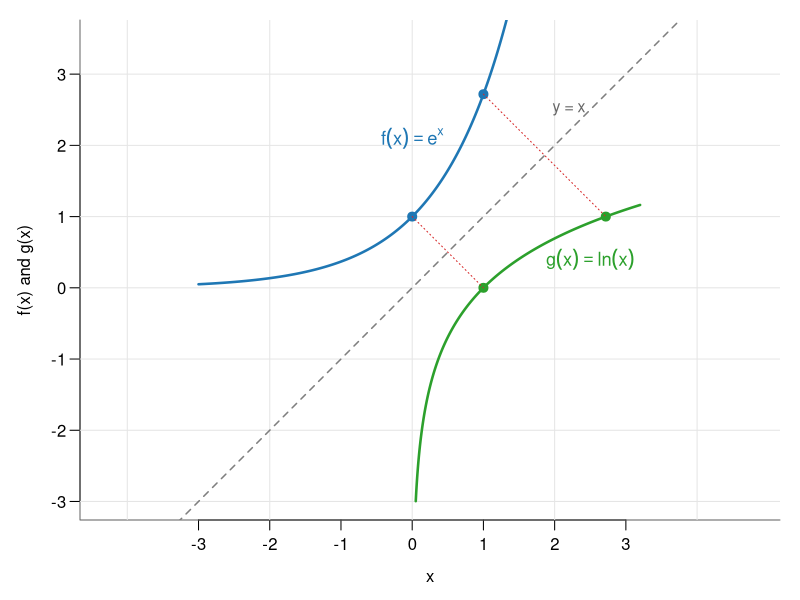
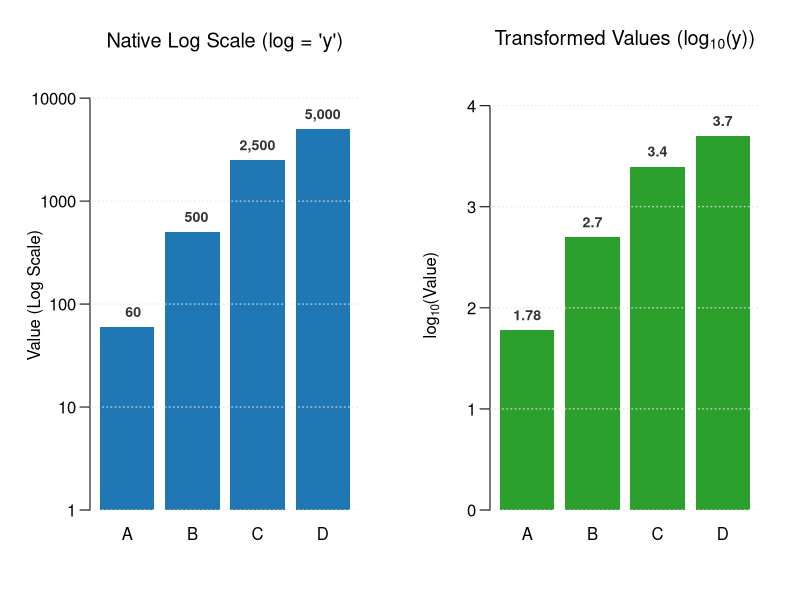
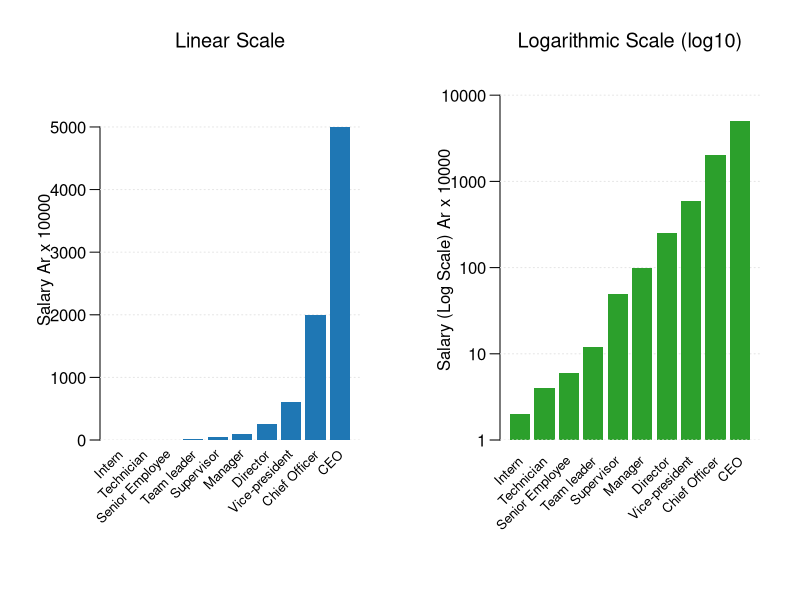
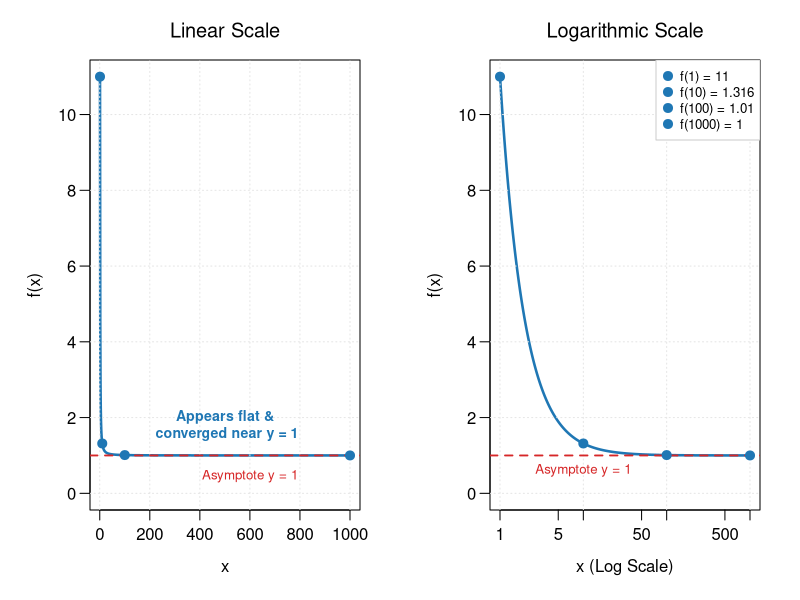
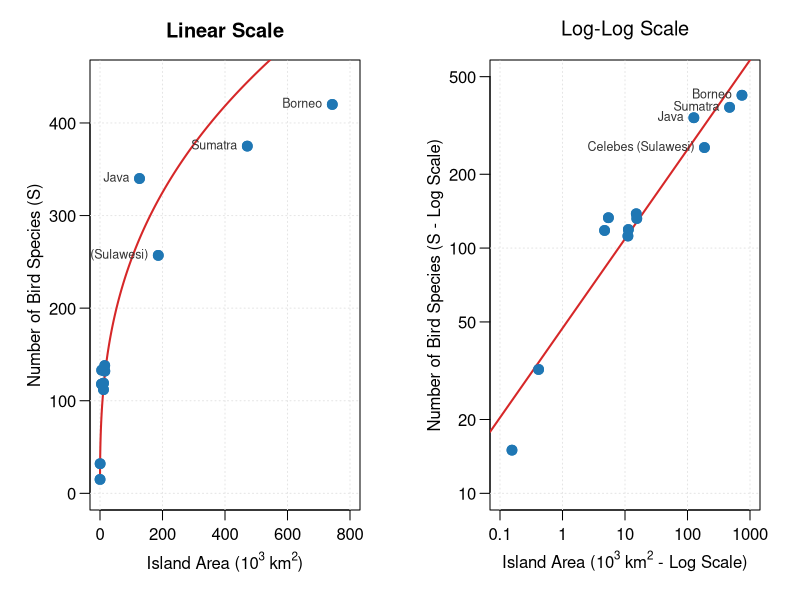

Generate these figures, in order, with R:
## ---- chunk 1
#| label: fig-exp-log-inverse2
#| fig-cap: "Geometric reflection of exp(x) and ln(x) across the identity line y = x"
#| fig-width: 5.5
#| fig-height: 5.5

par(mar = c(4, 4, 1, 1), mgp = c(2.3, 0.7, 0))

x_pos <- seq(0.05, 3.2, length.out = 500)
x_all <- seq(-3, 3.2, length.out = 500)

y_exp <- exp(x_all)
y_log <- log(x_pos)

plot(NA, xlim = c(-3, 3.5), ylim = c(-3, 3.5),
     xlab = "x", ylab = "f(x) and g(x)", las = 1, asp = 1, axes = FALSE)

axis(1, at = -3:3)
axis(2, at = -3:3, las = 1)
box(bty = "l", col = "gray40")
grid(col = "gray90", lty = "solid")

# Symmetry axis y = x
abline(a = 0, b = 1, lty = 2, col = "gray50", lwd = 1.5)

# Curves
lines(x_all, y_exp, col = "#1f77b4", lwd = 2.5) # exp(x)
lines(x_pos, y_log, col = "#2ca02c", lwd = 2.5) # ln(x)

# Inverse pairs
points(c(0, 1), c(1, exp(1)), pch = 19, col = "#1f77b4", cex = 1.2)
points(c(1, exp(1)), c(0, 1), pch = 19, col = "#2ca02c", cex = 1.2)

# Connector lines showing reflection
segments(0, 1, 1, 0, lty = 3, col = "#d62728")
segments(1, exp(1), exp(1), 1, lty = 3, col = "#d62728")

# Labels
text(0., 2.1, expression(f(x) == e^x), col = "#1f77b4", cex = 1.1)
text(2.5, 0.4, expression(g(x) == ln(x)), col = "#2ca02c", cex = 1.1)
text(2.2, 2.5, "y = x", col = "gray40", cex = 0.95)
## ---- chunk 2
# 1. Dataset setup
df_vals <- data.frame(
  category = c("A", "B", "C", "D"),
  value = c(60, 500, 2500, 5000)
)

# Compute log10 values for explicit transformation
df_vals$log10_val <- log10(df_vals$value)

# 2. Set up side-by-side layout (1 row, 2 columns) with top margin for labels
par(mfrow = c(1, 2), mar = c(4.5, 4.5, 4, 2))

# ==============================================================================
# LEFT PANEL: Native Log Scale (log = "y")
# ==============================================================================
bp1 <- barplot(
  height = df_vals$value,
  names.arg = df_vals$category,
  font.main = 1,
  main = "Native Log Scale (log = 'y')",
  ylab = "Value (Log Scale)",
  col = "#1f77b4", border = NA,
  log = "y",
  ylim = c(1, max(df_vals$value) * 3),
  las = 1
)


# Redraw bars over grid without repeating y-axis ticks
barplot(df_vals$value, add = TRUE, col = "#1f77b4", border = NA, log = "y", yaxt = "n", ann = FALSE)

# Value labels above bars (Raw numbers)
text(
  x = bp1, y = df_vals$value,
  labels = format(df_vals$value, big.mark = ","),
  pos = 3, cex = 0.85, col = "#333333", font = 2, xpd = TRUE
)

grid(nx = NA, ny = NULL, col = "gray90", lty = "dotted")

# ==============================================================================
# RIGHT PANEL: Converted log10 Values
# ==============================================================================
bp2 <- barplot(
  height = df_vals$log10_val,
  names.arg = df_vals$category,
  main = expression(paste("Transformed Values (", log[10], "(y))")),
  ylab = expression(paste(log[10], "(Value)")),
  col = "#2ca02c", border = NA,
  ylim = c(0, max(df_vals$log10_val) * 1.15),
  las = 1
)


# Redraw bars over grid without repeating y-axis ticks
barplot(df_vals$log10_val, add = TRUE, col = "#2ca02c", border = NA, yaxt = "n", ann = FALSE)

# Value labels above bars (log10 numbers rounded to 2 decimal places)
text(
  x = bp2, y = df_vals$log10_val,
  labels = round(df_vals$log10_val, 2),
  pos = 3, cex = 0.85, col = "#333333", font = 2, xpd = TRUE
)
grid(nx = NA, ny = NULL, col = "gray90", lty = "dotted")

# Reset plotting parameters
par(mfrow = c(1, 1), mar = c(5, 4, 4, 2) + 0.1)
## ---- chunk 3
  # 1. Data frame setup
  df_salary <- data.frame(
    job = factor(
      c("Intern", "Technician", "Senior Employee", "Team leader", "Supervisor",
        "Manager", "Director", "Vice-president", "Chief Officer", "CEO"),
      levels = c("Intern", "Technician", "Senior Employee", "Team leader", "Supervisor",
                 "Manager", "Director", "Vice-president", "Chief Officer", "CEO")
    ),
    salary = c(2, 4, 6, 12, 50, 100, 250, 600, 2000, 5000) # values in ten thousands
  )

  # 2. Set up side-by-side layout with bottom margin for rotated labels
  par(mfrow = c(1, 2), mar = c(8, 5, 4, 2))

  # ==============================================================================
  # LEFT PANEL: Linear Scale
  # ==============================================================================
  bp1 <- barplot(
    height = df_salary$salary,
    names.arg = FALSE,
    font.main = 1,
    main = "Linear Scale",
    ylab = "Salary Ar x 10000",
    col = "#1f77b4", border = NA,
    ylim = c(0, max(df_salary$salary) * 1.15),
    las = 1
  )

  grid(nx = NA, ny = NULL, col = "gray90", lty = "dotted")

  # Redraw bars over grid (yaxt = "n" prevents duplicated y-axis ticks)
  barplot(df_salary$salary, add = TRUE, col = "#1f77b4", border = NA, yaxt = "n", ann = FALSE)

  # Custom rotated x-axis labels
  text(x = bp1, y = -max(df_salary$salary) * 0.04, labels = df_salary$job,
       srt = 45, adj = 1, xpd = TRUE, cex = 0.8)

  ## Raw numerical value labels above bars
  #text(x = bp1, y = df_salary$salary, labels = format(df_salary$salary, big.mark = ","),
  #     pos = 3, cex = 0.65, col = "#333333", xpd = TRUE)


  # ==============================================================================
  # RIGHT PANEL: Logarithmic Scale
  # ==============================================================================
  bp2 <- barplot(
    height = df_salary$salary,
    names.arg = FALSE,
    font.main = 1,
    main = "Logarithmic Scale (log10)",
    ylab = "Salary (Log Scale) Ar x 10000",
    col = "#2ca02c", border = NA,
    log = "y",
    ylim = c(1, max(df_salary$salary) * 3),
    las = 1
  )

  grid(nx = NA, ny = NULL, col = "gray90", lty = "dotted")

  # Redraw bars over grid without repeating axis text
  barplot(df_salary$salary, add = TRUE, col = "#2ca02c", border = NA, log = "y", yaxt = "n", ann = FALSE)

  # Custom rotated x-axis labels (positioned relative to log axis baseline)
  text(x = bp2, y = 0.6, labels = df_salary$job,
       srt = 45, adj = 1, xpd = TRUE, cex = 0.8)

  ## Raw numerical value labels above bars
  #text(x = bp2, y = df_salary$salary, labels = format(df_salary$salary, big.mark = ","),
  #     pos = 3, cex = 0.65, col = "#333333", xpd = TRUE)

  # Reset plotting parameters
  par(mfrow = c(1, 1), mar = c(5, 4, 4, 2) + 0.1)
## ---- chunk 4
  # 1. Define power law function: f(x) = 1 + 10 / x^1.5
  f <- function(x) 1 + 10 / (x^1.5)

  # Setup x domains
  x_lin <- seq(1, 1000, length.out = 1000)
  x_log <- 10^seq(0, 3, length.out = 1000) # log-spaced vector from 10^0 to 10^3

  # Colors
  curve_col <- "#1f77b4"
  limit_col <- "#d62728"

  # 2. Set up side-by-side layout (1 row, 2 columns)
  par(mfrow = c(1, 2), mar = c(4.5, 4.5, 3, 2))

  # ==============================================================================
  # LEFT PANEL: Linear Scale (Appears Almost Converged)
  # ==============================================================================
  plot(x_lin, f(x_lin), type = "l", col = curve_col, lwd = 2.5,
       xlim = c(1, 1000), ylim = c(0., 11), las = 1,
       font.main = 1,
       main = "Linear Scale",
       xlab = "x", ylab = "f(x)")

  grid(col = "gray90", lty = "dotted")
  abline(h = 1, col = limit_col, lty = 2, lwd = 1.8)

  # Highlight points
  pts_x <- c(1, 10, 100, 1000)
  pts_y <- f(pts_x)
  pts_y_pos <-  c(10, 2, 3, 4)
  points(pts_x, pts_y, col = curve_col, pch = 19, cex = 1.2)

  # Annotation for linear convergence illusion
  text(500, 1.2, labels = "Appears flat &\n converged near y = 1",
       col = curve_col, pos = 3, font = 2, cex = 0.85)
  text(600, .1, labels = "Asymptote y = 1", col = limit_col, pos = 3, cex = 0.8)


  # ==============================================================================
  # RIGHT PANEL: Logarithmic Scale (Reveals Ongoing Heavy-Tail Decay)
  # ==============================================================================
  #-----------------------------
  # 1. Logarithmic Plot
  #-----------------------------

  # Plot log-scale curve with customized limits and axes
  plot(x_log, f(x_log), type = "l", col = curve_col, lwd = 2.5,
       log = "x", xlim = c(1, 1000), ylim = c(0, 11), las = 1,
       font.main = 1,
       main = "Logarithmic Scale",
       xlab = "x (Log Scale)", ylab = "f(x)")

  # Add background grid and horizontal asymptote baseline
  grid(col = "gray90", lty = "dotted")
  abline(h = 1, col = limit_col, lty = 2, lwd = 1.8)

  # Highlight exact points on the log-scale curve
  points(pts_x, pts_y, col = curve_col, pch = 19, cex = 1.2)

  # Label horizontal asymptote below the reference line
  text(10, 1.0, labels = "Asymptote y = 1", col = limit_col, pos = 1, cex = 0.8)

  #-----------------------------
  # 2. Combined Top-Right Legend
  #-----------------------------

  # Construct point values labels for the legend
  legend_labels <- paste0("f(", pts_x, ") = ", round(pts_y, 3))

  # Display point values in a clean top-right legend box
  legend("topright",
         legend = legend_labels,
         col = curve_col,
         pch = 19,
         pt.cex = 1.2,
         cex = 0.8,
         bg = "white",
         box.col = "gray80")

  # Reset layout
  par(mfrow = c(1, 1), mar = c(5, 4, 4, 2) + 0.1)
## ---- chunk 5
  # 1. Dataset: Sunda Islands Land Birds (MacArthur & Wilson, 1967)
  # Convert area from square miles to thousands of square kilometers (1 sq mi ≈ 2.58999 km²)
  sunda_data <- data.frame(
    island = c("Christmas", "Enggano", "Bangka", "Bali", "Lombok",
               "Sumba", "Flores", "Sumbawa", "Celebes (Sulawesi)", "Java", "Sumatra", "Borneo"),
    area_sq_mi = c(60, 160, 4370, 2095, 1820,
                   4300, 5850, 5960, 72000, 48800, 182000, 287000),
    species = c(15, 32, 119, 133, 118,
                112, 138, 132, 257, 340, 375, 420)
  )

  # Area conversion: sq mi to x10^3 km^2
  sunda_data$area_10k_sq_km <- (sunda_data$area_sq_mi * 2.58999) / 1000

  # Fit log10 linear model to derive power law parameters (S = c * A^z)
  fit <- lm(log10(species) ~ log10(area_10k_sq_km), data = sunda_data)
  z     <- coef(fit)[2]          # Slope parameter z
  c_val <- 10^(coef(fit)[1])     # Constant parameter c

  # Smooth evaluation domain for linear curve fitting
  a_seq <- 10^seq(-1, 3, length.out = 500)
  s_fit <- c_val * (a_seq^z)

  # Setup 2-panel layout
  par(mfrow = c(1, 2), mar = c(4.5, 4.5, 3, 2))

  # Disable scientific notation for plot labels
  opt_old <- options(scipen = 10)

  # ==============================================================================
  # LEFT PANEL: Normal (Linear) Scale
  # ==============================================================================
  plot(sunda_data$area_10k_sq_km, sunda_data$species,
       xlim = c(0, 800), ylim = c(0, 450), las = 1,
       xlab = expression(paste("Island Area (10"^3, " km"^2, ")")),
       ylab = "Number of Bird Species (S)",
       main = "Linear Scale",
       col = "#1f77b4", pch = 19, cex = 1.3)

  grid(col = "gray90", lty = "dotted")

  # Draw fitted power-law curve
  lines(a_seq, s_fit, col = "#d62728", lwd = 2)

  # Redraw points over grid
  points(sunda_data$area_10k_sq_km, sunda_data$species, col = "#1f77b4", pch = 19, cex = 1.3)

  # Label key extreme islands
  text(sunda_data$area_10k_sq_km[sunda_data$island %in% c("Borneo", "Sumatra", "Java", "Celebes (Sulawesi)")],
       sunda_data$species[sunda_data$island %in% c("Borneo", "Sumatra", "Java", "Celebes (Sulawesi)")],
       labels = sunda_data$island[sunda_data$island %in% c("Borneo", "Sumatra", "Java", "Celebes (Sulawesi)")],
       pos = 2, cex = 0.75, col = "#333333")

  # ==============================================================================
  # RIGHT PANEL: Log-Log Scale
  # ==============================================================================
  # Suppress default x-axis using xaxt = "n" to provide custom non-scientific tick marks
  plot(sunda_data$area_10k_sq_km, sunda_data$species,
       log = "xy", las = 1, xaxt = "n",
       xlim = c(0.1, 1000), ylim = c(10, 500),
       xlab = expression(paste("Island Area (10"^3, " km"^2, " - Log Scale)")),
       ylab = "Number of Bird Species (S - Log Scale)",
       font.main = 1,
       main = expression(paste("Log-Log Scale")),
       col = "#1f77b4", pch = 19, cex = 1.3)

  # Add custom non-scientific x-axis ticks
  x_ticks <- c(0.1, 1, 10, 100, 1000)
  axis(1, at = x_ticks, labels = c("0.1", "1", "10", "100", "1000"))

  grid(col = "gray90", lty = "dotted")

  # Draw linearized regression line
  abline(fit, col = "#d62728", lwd = 2)

  # Redraw points over grid
  points(sunda_data$area_10k_sq_km, sunda_data$species, col = "#1f77b4", pch = 19, cex = 1.3)

  # Label islands on log scale
  # text(sunda_data$area_10k_sq_km, sunda_data$species,
  #      labels = sunda_data$island, pos = 4, cex = 0.7, col = "#333333", xpd = TRUE)

  # Label key extreme islands
  text(sunda_data$area_10k_sq_km[sunda_data$island %in% c("Borneo", "Sumatra", "Java", "Celebes (Sulawesi)")],
       sunda_data$species[sunda_data$island %in% c("Borneo", "Sumatra", "Java", "Celebes (Sulawesi)")],
       labels = sunda_data$island[sunda_data$island %in% c("Borneo", "Sumatra", "Java", "Celebes (Sulawesi)")],
       pos = 2, cex = 0.75, col = "#333333")

  # Restore global settings and reset layout
  options(opt_old)
  par(mfrow = c(1, 1), mar = c(5, 4, 4, 2) + 0.1)

  # Reset layout
  par(mfrow = c(1, 1), mar = c(5, 4, 4, 2) + 0.1)
